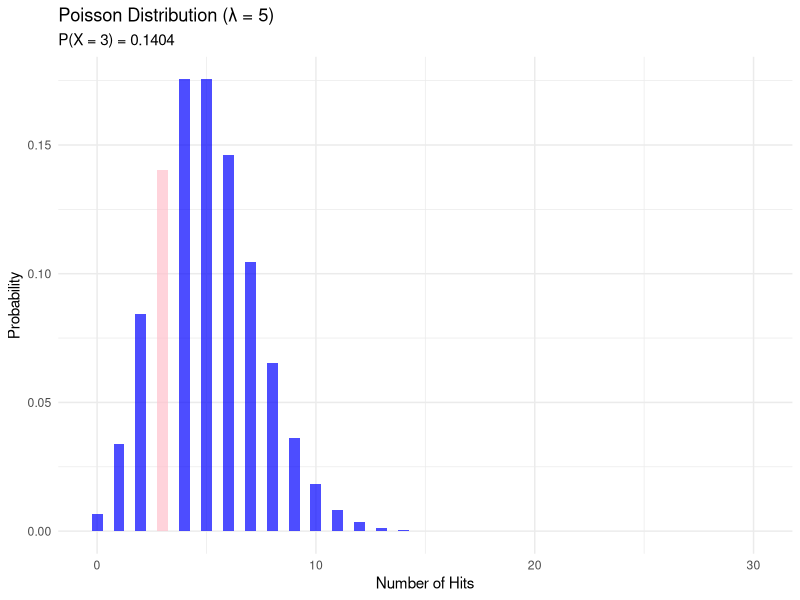
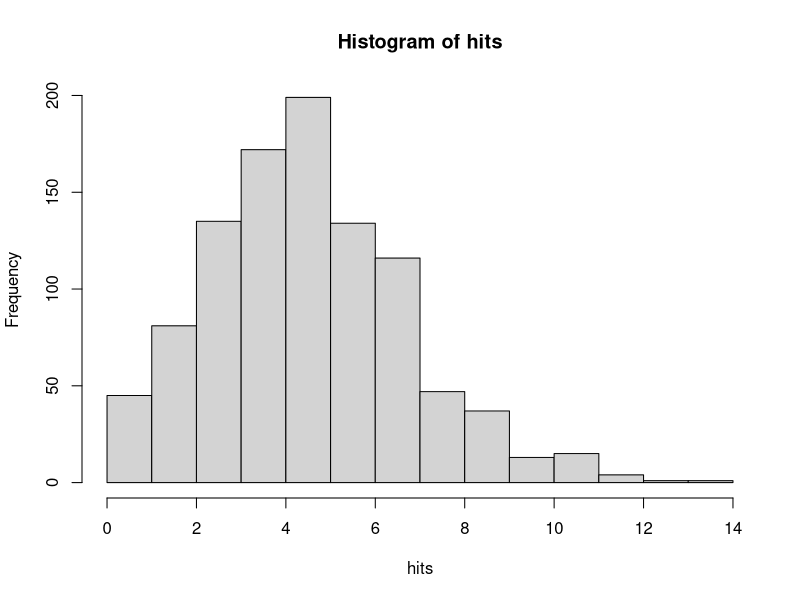
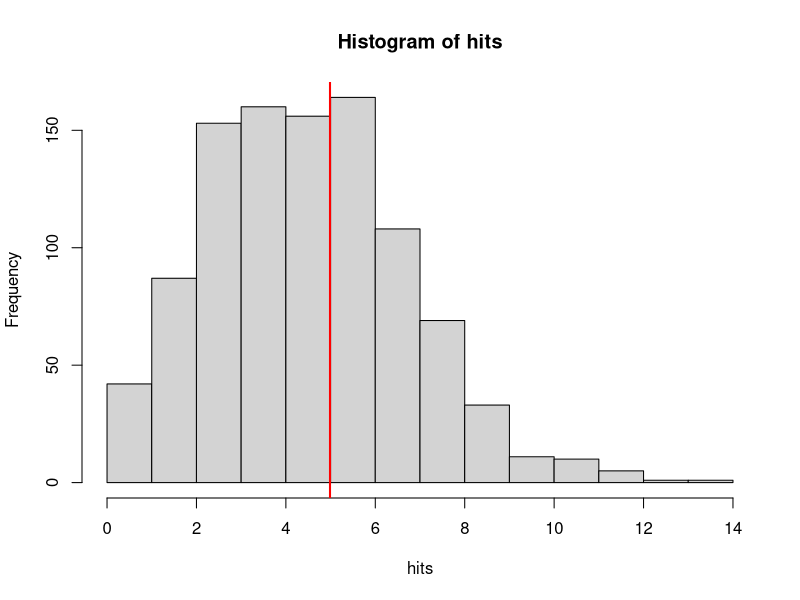

Here is the R script that generated these plots, in order:
## ---- chunk 1
knitr::opts_chunk$set(echo = TRUE)
set.seed(123)
## ---- chunk 2
exp(-5)
## ---- chunk 3
threehitsprobability <- (125*0.006737947)/6
threehitsprobability
## ---- chunk 4
lambda = 5
max_x = 30

#for plotting diff range
x <- 0:max_x
pmfx <- dpois(x, lambda)
poisx <- data.frame(x =x , pmfx =pmfx)
prob_3 <- dpois(3, lambda)
library(dplyr)
library(ggplot2)
poisx %>% ggplot(aes(x = x, y = pmfx, fill = x == 3)) + 
  geom_col(alpha = 0.7, width = 0.5) +
  scale_fill_manual(values = c("FALSE" = "blue", "TRUE" = "pink"), guide = "none") + labs(title = "Poisson Distribution (λ = 5)", subtitle = paste("P(X = 3) =", round(prob_3, 4)), x = "Number of Hits", y = "Probability") + theme_minimal()
## ---- chunk 5
# it would be computed using ppois, not 1-ppois since it is not X ≥ value but instead X ≤ 9 (x> 10)
lamdba <- 5
tenhitprobablity <- ppois(9, lamdba) 
tenhitprobablity
## ---- chunk 6
lamdba <- 5
hits <- rpois(1000, lamdba)
hits
## ---- chunk 7
library(ggplot2)
lambda = 5
hits <- rpois(1000, lambda)
hist(hits)
## ---- chunk 8
library(ggplot2)
lambda = 5
hits <- rpois(1000, lambda)
hist(hits)
#https://stackoverflow.com/questions/56875191/how-to-plot-simple-vertical-line-with-abline-in-r
meanhits <- mean(hits)
abline(v= meanhits, col="red", lwd=2)
## ---- chunk 9
lower = (24.95-25.00)/0.02
lower
## ---- chunk 10
upper = (25.05-25.00)/0.02
upper
## ---- chunk 11
mu <- 25 #mean
sigma <- 0.02 #sd
lowerp <- pnorm(q = 24.95, mean = mu, sd = sigma)
lowerp
## ---- chunk 12
mu <- 25 #mean
sigma <- 0.02 #sd
upperp <- 1 - pnorm(q = 25.05 , mean = mu, sd = sigma) # due to upper
upperp
## ---- chunk 13
lowerp <-  0.006209665
upperp <- 0.006209665
totaldefectp <- lowerp + upperp
totaldefectp
## ---- chunk 14
mu <- 25 #mean
sigma <- 0.02 #sd
thresholds <- qnorm(p = 0.01, mean = mu, sd = sigma)
thresholds
## ---- chunk 15
zvalueonepercent <- (24.95347 - 25)/0.02
zvalueonepercent
## ---- chunk 16
Xvalue <- 25 + (-2.33)*0.02
Xvalue
## ---- chunk 17
lambda <- 2
t <- 0.75 
probt <-exp(-lambda * t)
probt
## ---- chunk 18
T <- -log(0.5)/2
T
## ---- chunk 19
-2*0.3
## ---- chunk 20
-2*0.8
## ---- chunk 21
-2*0.5
## ---- chunk 22
exp(-0.6)
